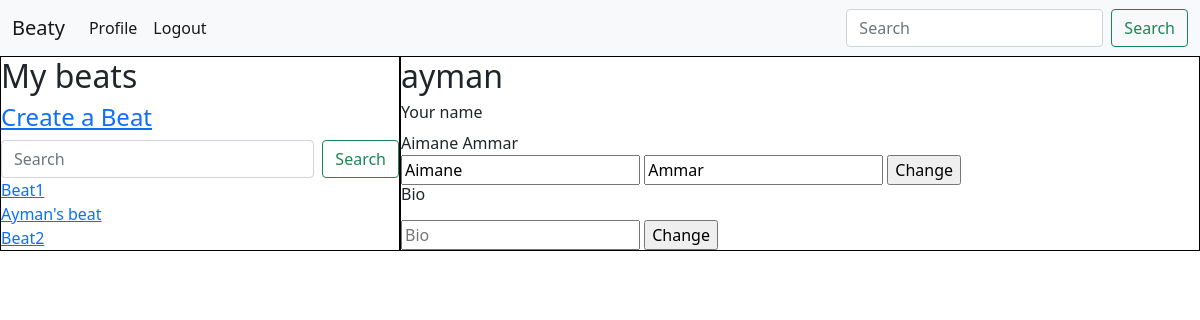
The page /profile/ (signed in) on the database as committed earlier.
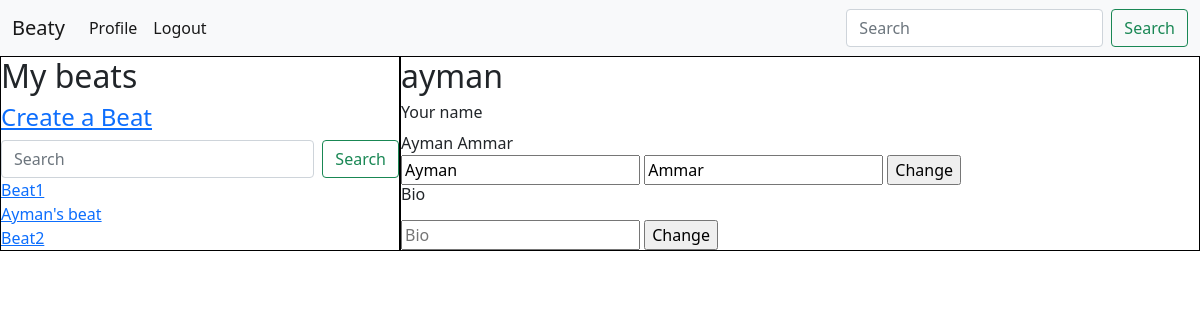
The same page on the database as committed later.
### base/models.py (models this page shows)
class User(AbstractUser):
    email = models.EmailField(unique=True, null=False)
    bio = models.TextField(default="")
    birthday=models.DateField(auto_now=False, null=True, blank=True)
    USERNAME_FIELD = 'email'
    REQUIRED_FIELDS = []
    def __str__(self):
        return self.username

### base/views.py (the view, shortened to what this page needs)
# urls.py: path('profile/', views.profile, name='profile'),
@login_required(login_url='login')
def profile(request):
    beats = Beat.objects.all()
    context = {'beats': beats}
    return render(request, 'base/profile.html', context)

### base/templates/base/profile.html (shortened to what this page needs)
{% extends 'main.html' %}
{% block content %}
<div class="home-container">
    <div class="beats-list home-section">
        {% include 'base/beats-list.html' %}
    </div>
    <div class="beat home-section">
        <h2>{{request.user}}</h2>
        <form method="post">
            <h6>Your name</h6>
            <div>{{request.user.first_name}}  {{request.user.last_name}}</div>
            <input type="text" name="firstName" value="{{request.user.first_name}}" placeholder="First name">
            <input type="text" name="lastName" value="{{request.user.last_name}}" placeholder="Last name">
            <input type="submit" value="Change">
        <h6>Bio</h6>
            <input type="text" name="bio" value="{{request.user.bio}}" placeholder="Bio">
            <input type="submit" value="Change">
        </form>
    </div>
</div>
{% endblock %}

Rows that differ between the two databases and show on the page:
changed User "ayman": user.first_name "Aimane" → "Ayman"; firstName "Aimane" → "Ayman"
